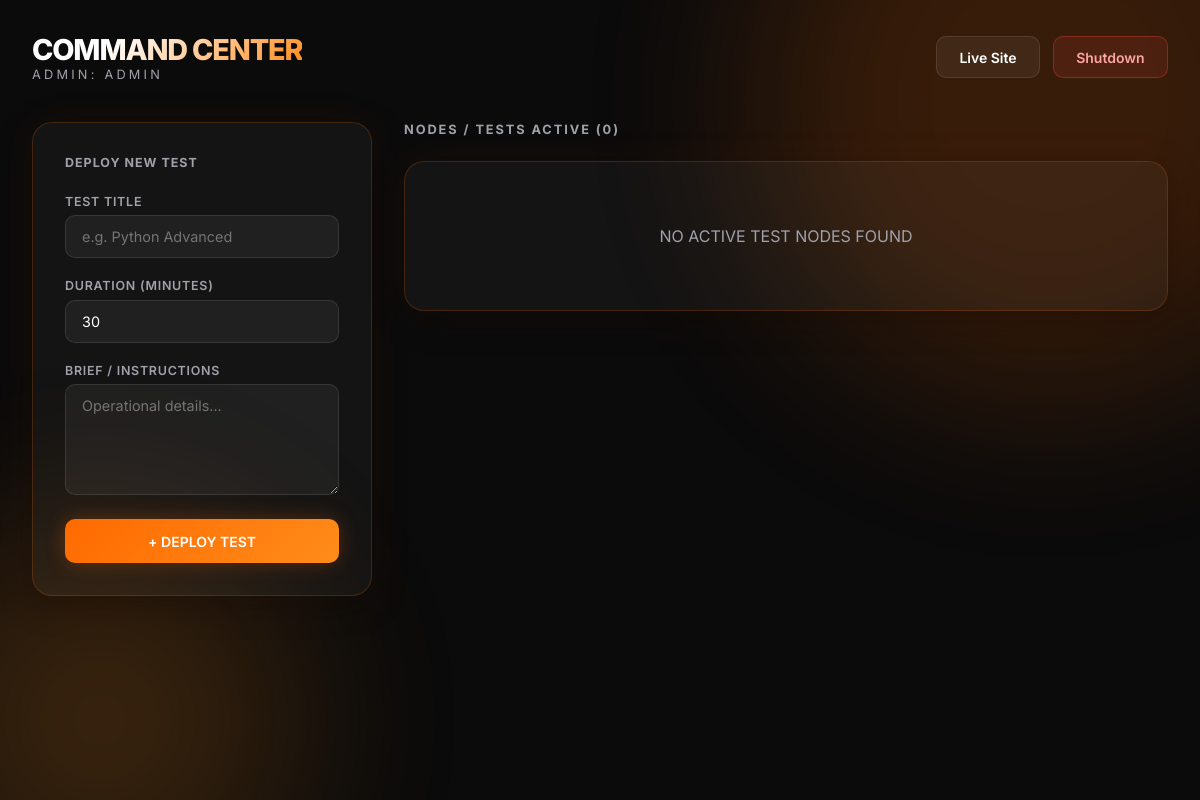
Page /admin/dashboard (signed in) on the earlier database version.
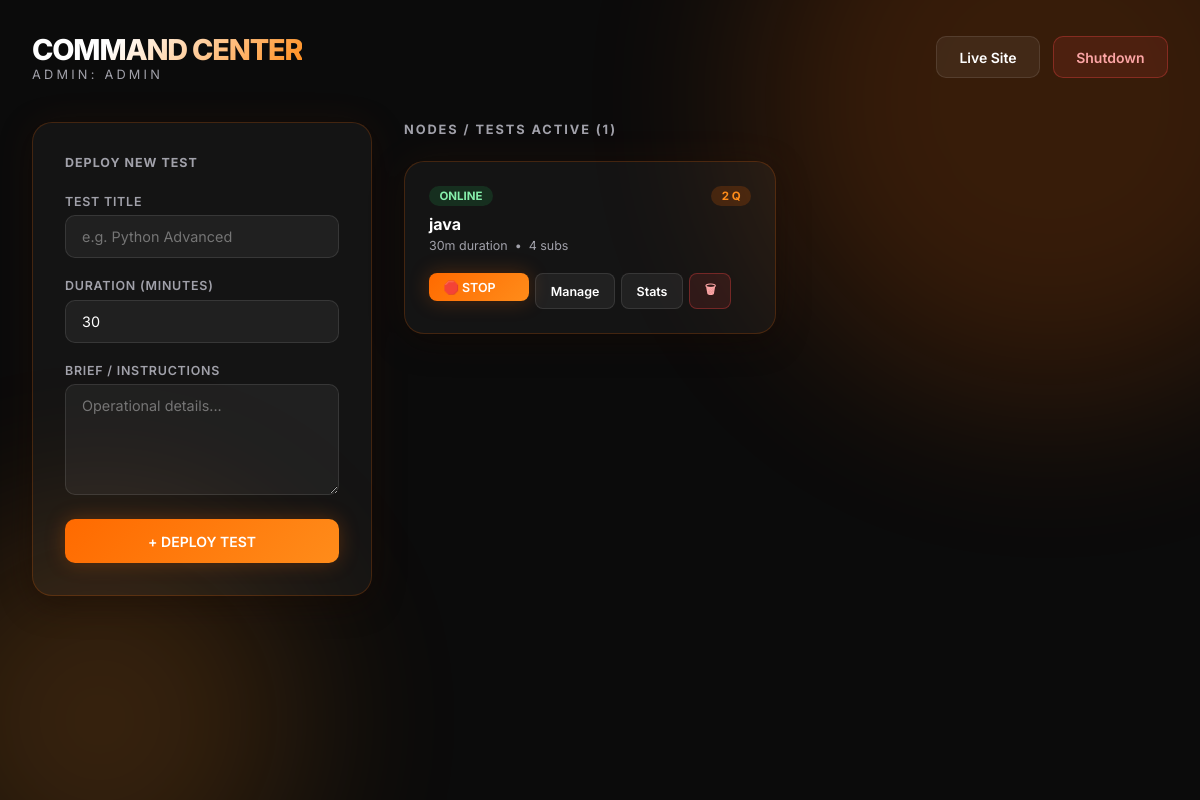
Same page on the later database version.
### tables this page shows
CREATE TABLE tests (
    id INTEGER PRIMARY KEY AUTOINCREMENT,
    title VARCHAR(200) NOT NULL,
    description TEXT,
    time_limit_minutes INTEGER NOT NULL DEFAULT 30,
    is_active INTEGER DEFAULT 1,
    created_at DATETIME DEFAULT CURRENT_TIMESTAMP
);

### app/routes/admin.py (the view)
@admin_bp.route('/dashboard')
def dashboard():
    if not admin_required():
        return redirect(url_for('admin.login'))
    tests = Database.execute_query(
        """SELECT t.id, t.title, t.time_limit_minutes, t.is_active,
                  (SELECT COUNT(*) FROM questions q WHERE q.test_id = t.id) as q_count,
                  (SELECT COUNT(*) FROM attempts a WHERE a.test_id = t.id AND a.submitted = 1) as attempt_count
           FROM tests t ORDER BY t.created_at DESC""",
        fetch='all'
    )
    return render_template('admin/dashboard.html', tests=tests,
                           admin_username=session.get('admin_username'))

### app/db.py (called while the page is built)
def _get_db_path():
    db_url = os.environ.get('DATABASE_URL', 'sqlite:///exam_db.db')
    if db_url.startswith('sqlite:///'):
        path = db_url[len('sqlite:///'):]
        if not os.path.isabs(path):
            base = os.path.dirname(os.path.dirname(os.path.abspath(__file__)))
            path = os.path.join(base, path)
        return path
    return 'exam_db.db'

    @classmethod
    @contextmanager
    def get_connection(cls):
        db_path = _get_db_path()
        conn = sqlite3.connect(db_path)
        conn.row_factory = sqlite3.Row
        conn.execute("PRAGMA foreign_keys = ON")
        try:
            yield conn
            conn.commit()
        except Exception as e:
            conn.rollback()
            raise e
        finally:
            conn.close()

    @classmethod
    def _fix_query(cls, query):
        return query.replace('%s', '?')

    @classmethod
    def execute_query(cls, query, params=None, fetch=None):
        query = cls._fix_query(query)
        with cls.get_connection() as conn:
            cur = conn.cursor()
            cur.execute(query, params or ())
            if fetch == 'one':
                row = cur.fetchone()
                return tuple(row) if row else None
            elif fetch == 'all':
                rows = cur.fetchall()
                return [tuple(r) for r in rows]
            return None

### app/routes/admin.py (called while the page is built)
def admin_required():
    return 'admin_id' in session

### templates/admin/dashboard.html (shortened to what this page needs)
{% extends "layout.html" %}
{% block content %}
<div class="admin-page fade-in">
    <header class="admin-header">
        <div>
          <h1>COMMAND CENTER</h1>
          <p style="color: var(--muted); font-size: 0.8rem; letter-spacing: 0.2rem; text-transform: uppercase;">ADMIN: {{ admin_username }}</p>
        </div>
        <div style="display: flex; gap: 0.8rem;">
            <a href="{{ url_for('contestant.home') }}" class="btn btn-ghost">Live Site</a>
            <a href="{{ url_for('admin.logout') }}" class="btn btn-danger">Shutdown</a>
        </div>
    </header>
    <div class="admin-grid">
        <aside class="glass admin-form-card slide-up">
            <h3>Deploy New Test</h3>
            <form action="{{ url_for('admin.create_test') }}" method="POST">
                <div class="field">
                    <label>Test Title</label>
                    <input type="text" name="title" required placeholder="e.g. Python Advanced">
                </div>
                <div class="field">
                    <label>Duration (Minutes)</label>
                    <input type="number" name="time_limit" required value="30">
                </div>
                <div class="field">
                    <label>Brief / Instructions</label>
                    <textarea name="description" rows="5" placeholder="Operational details..."></textarea>
                </div>
                <button type="submit" class="btn btn-orange btn-full">+ DEPLOY TEST</button>
            </form>
        </aside>
        <main>
            <h3 style="margin-bottom: 1.5rem; display: flex; align-items: center; gap: .75rem; color: var(--muted); font-size: .8rem; text-transform: uppercase; letter-spacing: .15em;">
                Nodes / Tests Active ({{ tests|length }})
            </h3>
            <div class="tests-grid">
                {% if tests %}
                {% for test in tests %}
                <div class="glass test-card">
                    <div style="display: flex; justify-content: space-between; align-items: flex-start;">
                        <span class="badge {{ 'badge-green' if test[3] else 'badge-red' }}">
                            {{ 'ONLINE' if test[3] else 'OFFLINE' }}
                        </span>
                        <div class="badge badge-orange">{{ test[4] or 0 }} Q</div>
                    </div>
                    <h4>{{ test[1] }}</h4>
                    <p class="meta">
                        {{ test[2] }}m duration &nbsp;•&nbsp; {{ test[5] or 0 }} subs
                    </p>
                    <div class="actions">
                        <form action="{{ url_for('admin.toggle_test', test_id=test[0]) }}" method="POST" style="margin: 0; display: inline-block;">
                            <button type="submit" class="btn {{ 'btn-ghost' if not test[3] else 'btn-orange' }} btn-sm" style="min-width: 100px;">
                                {{ '📡 GO LIVE' if not test[3] else '🛑 STOP' }}
                            </button>
                        </form>
                        <a href="{{ url_for('admin.test_details', test_id=test[0]) }}" class="btn btn-ghost btn-sm">Manage</a>
                        <a href="{{ url_for('admin.leaderboard', test_id=test[0]) }}" class="btn btn-ghost btn-sm">Stats</a>
                        <button onclick="openDeleteModal({{ test[0] }}, '{{ test[1]|e }}')" class="btn btn-danger btn-sm">🗑</button>
                    </div>
                </div>
                {% endfor %}
                {% else %}
                <div class="glass" style="grid-column: 1/-1; padding: 4rem; text-align: center; color: var(--muted);">
                    NO ACTIVE TEST NODES FOUND
                </div>
                {% endif %}
            </div>
        </main>
    </div>
</div>
{% endblock %}

### templates/layout.html (shortened to what this page needs)
<!DOCTYPE html>
<html lang="en" data-theme="dark">
<head>
  <link rel="stylesheet" href="{{ url_for('static', filename='css/style.css') }}">
</head>
<body>
  <div class="bg-orb bg-orb-1"></div>
  <div class="bg-orb bg-orb-2"></div>
  <div id="app-root">
    {% block content %}{% endblock %}
  </div>
</body>
</html>

### static/css/style.css (style rules this page uses)
:root { --bg: #0b0b0b; --surface: #111111; --surface-2: #1a1919; --surface-3: #212020; --border: rgba(255,106,0,.18); --orange: #ff6a00; --orange-dim: #ff8c1a; --orange-glow: rgba(255,106,0,.35); --text: #ffffff; --muted: #a1a1aa; --success: #22c55e; --danger: #ef4444; --warn: #f59e0b; --glass-bg: rgba(255,255,255,.04); --glass-border: rgba(255,106,0,.2); --glass-blur: 16px; --t: .25s cubic-bezier(.4,0,.2,1); }
*, *::before, *::after { margin:0; padding:0; box-sizing:border-box; }
html, body { height: 100%; font-family: 'Inter', sans-serif; background: var(--bg); color: var(--text); overflow: hidden; scrollbar-width: none; }
a { text-decoration: none; color: inherit; }
button { cursor: pointer; font-family: inherit; }
select, input, textarea { font-family: inherit; }
.bg-orb { pointer-events: none; position: fixed; z-index: 0; border-radius: 50%; filter: blur(90px); opacity: .18; }
.bg-orb-1 { width: 600px; height: 600px; background: var(--orange); top: -200px; right: -150px; }
.bg-orb-2 { width: 400px; height: 400px; background: var(--orange-dim); bottom: -120px; left: -100px; }
#app-root { position: relative; z-index: 1; height: 100vh; overflow: hidden; }
.glass { background: var(--glass-bg); backdrop-filter: blur(var(--glass-blur)); -webkit-backdrop-filter: blur(var(--glass-blur)); border: 1px solid var(--glass-border); border-radius: 20px; box-shadow: 0 0 40px rgba(255,106,0,.06), 0 8px 32px rgba(0,0,0,.4); }
.btn { display: inline-flex; align-items: center; gap: .45rem; padding: .7rem 1.4rem; border-radius: 10px; border: none; font-weight: 600; font-size: .875rem; transition: all var(--t); cursor: pointer; white-space: nowrap; }
.btn-orange { background: linear-gradient(135deg, var(--orange) 0%, var(--orange-dim) 100%); color: #fff; box-shadow: 0 0 20px rgba(255,106,0,.25); }
.btn-ghost { background: rgba(255,255,255,.06); border: 1px solid rgba(255,255,255,.1); color: var(--text); }
.btn-danger { background: rgba(239,68,68,.12); border: 1px solid rgba(239,68,68,.35); color: #fca5a5; }
.btn-sm { padding: .4rem .9rem; font-size: .78rem; border-radius: 8px; }
.btn-full { width: 100%; justify-content: center; padding: .85rem; }
.field { margin-bottom: 1.25rem; }
.field label { display: block; margin-bottom: .4rem; font-size: .78rem; font-weight: 600; letter-spacing: .06em; text-transform: uppercase; color: var(--muted); }
.field input, .field select, .field textarea { width: 100%; background: rgba(255,255,255,.05); border: 1px solid rgba(255,255,255,.1); border-radius: 10px; padding: .75rem 1rem; color: var(--text); font-size: .9rem; outline: none; transition: border-color var(--t), box-shadow var(--t); -webkit-appearance: none; }
.badge { display: inline-flex; align-items: center; gap: .3rem; padding: .2rem .65rem; border-radius: 999px; font-size: .72rem; font-weight: 700; }
.badge-green { background: rgba(34,197,94,.15); color: #86efac; }
.badge-orange { background: rgba(255,106,0,.18); color: var(--orange-dim); }
.admin-page { height: 100vh; overflow-y: auto; padding: 2rem; }
.admin-header { display: flex; align-items: center; justify-content: space-between; margin-bottom: 2.5rem; }
.admin-header h1 { font-size: 1.8rem; font-weight: 800; letter-spacing: -.04em; background: linear-gradient(135deg, #fff 30%, var(--orange-dim)); -webkit-background-clip: text; -webkit-text-fill-color: transparent; background-clip: text; }
.admin-grid { display: grid; grid-template-columns: 340px 1fr; gap: 2rem; align-items: start; }
.admin-form-card { padding: 2rem; }
.admin-form-card h3 { font-size: 1rem; font-weight: 700; letter-spacing: -.01em; margin-bottom: 1.5rem; color: var(--muted); text-transform: uppercase; letter-spacing: .08em; font-size: .78rem; }
.tests-grid { display: grid; grid-template-columns: repeat(auto-fill, minmax(280px, 1fr)); gap: 1.25rem; }
.test-card { padding: 1.5rem; transition: transform var(--t), box-shadow var(--t); }
.test-card h4 { font-size: 1rem; font-weight: 700; margin: .5rem 0 .25rem; }
.test-card .meta { color: var(--muted); font-size: .78rem; margin-bottom: 1.25rem; }
.test-card .actions { display: flex; flex-wrap: wrap; gap: .4rem; }
.slide-up { animation: slideUp .4s ease both; }
.fade-in { animation: fadeIn .3s ease both; }
.admin-page, .rules-page, .lb-page { height: auto; min-height: 100vh; overflow-y: auto; }

Differences in the rows shown:
added tests: is_active "ONLINE", test "2", title "java", time_limit_minutes "30", test "4", is_active "🛑 STOP"
Other differences:
{{ tests|length }}: "0" → "1"
text no longer shown: "NO ACTIVE TEST NODES FOUND"
